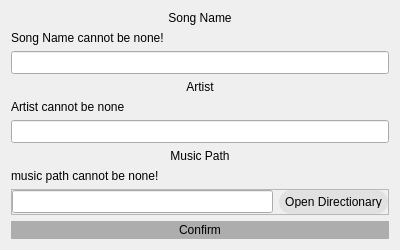
<?xml version="1.0" encoding="UTF-8"?>
<ui version="4.0">
 <class>AddMusicWidget</class>
 <widget class="QWidget" name="AddMusicWidget">
  <property name="geometry">
   <rect>
    <x>0</x>
    <y>0</y>
    <width>400</width>
    <height>250</height>
   </rect>
  </property>
  <property name="minimumSize">
   <size>
    <width>300</width>
    <height>180</height>
   </size>
  </property>
  <property name="maximumSize">
   <size>
    <width>500</width>
    <height>250</height>
   </size>
  </property>
  <property name="windowTitle">
   <string>Form</string>
  </property>
  <property name="windowIcon">
   <iconset resource="res.qrc">
    <normaloff>:/Images/MusicIcon.png</normaloff>:/Images/MusicIcon.png</iconset>
  </property>
  <layout class="QVBoxLayout" name="verticalLayout">
   <item>
    <widget class="QLabel" name="label">
     <property name="text">
      <string>Song Name</string>
     </property>
     <property name="alignment">
      <set>Qt::AlignCenter</set>
     </property>
    </widget>
   </item>
   <item>
    <widget class="QLabel" name="label_noTitle">
     <property name="text">
      <string>Song Name cannot be none!</string>
     </property>
    </widget>
   </item>
   <item>
    <widget class="QLineEdit" name="lineEdit_title">
     <property name="font">
      <font>
       <family>Consolas</family>
       <pointsize>10</pointsize>
      </font>
     </property>
    </widget>
   </item>
   <item>
    <widget class="QLabel" name="label_3">
     <property name="text">
      <string>Artist</string>
     </property>
     <property name="alignment">
      <set>Qt::AlignCenter</set>
     </property>
    </widget>
   </item>
   <item>
    <widget class="QLabel" name="label_noArtist">
     <property name="text">
      <string>Artist cannot be none</string>
     </property>
    </widget>
   </item>
   <item>
    <widget class="QLineEdit" name="lineEdit_artist">
     <property name="font">
      <font>
       <family>Consolas</family>
       <pointsize>10</pointsize>
      </font>
     </property>
    </widget>
   </item>
   <item>
    <widget class="QLabel" name="label_2">
     <property name="text">
      <string>Music Path</string>
     </property>
     <property name="alignment">
      <set>Qt::AlignCenter</set>
     </property>
    </widget>
   </item>
   <item>
    <widget class="QLabel" name="label_noPath">
     <property name="text">
      <string>music path cannot be none!</string>
     </property>
    </widget>
   </item>
   <item>
    <widget class="QFrame" name="frame">
     <property name="frameShape">
      <enum>QFrame::StyledPanel</enum>
     </property>
     <property name="frameShadow">
      <enum>QFrame::Raised</enum>
     </property>
     <layout class="QHBoxLayout" name="horizontalLayout">
      <property name="leftMargin">
       <number>0</number>
      </property>
      <property name="topMargin">
       <number>0</number>
      </property>
      <property name="rightMargin">
       <number>0</number>
      </property>
      <property name="bottomMargin">
       <number>0</number>
      </property>
      <item>
       <widget class="QLineEdit" name="lineEdit_musicPath">
        <property name="font">
         <font>
          <family>Consolas</family>
          <pointsize>10</pointsize>
         </font>
        </property>
       </widget>
      </item>
      <item>
       <widget class="QPushButton" name="pushButton_openFileDialog">
        <property name="styleSheet">
         <string notr="true">QPushButton
{
	background-color: rgb(225, 225, 225);
    border-style: outset;
    border-width: 0px;
    border-radius: 12px;
    border-color: beige;
	font: 10pt &quot;Consolas&quot;;
    padding: 6px;
}

QPushButton:hover
{
	background-color: rgb(0, 170, 255);
	border-color: rgb(0, 255, 255);
}

QPushButton:pressed 
{
	background-color: rgb(0, 129, 193);
    border-style: inset;
}</string>
        </property>
        <property name="text">
         <string>Open Directionary</string>
        </property>
       </widget>
      </item>
     </layout>
    </widget>
   </item>
   <item>
    <spacer name="verticalSpacer">
     <property name="orientation">
      <enum>Qt::Vertical</enum>
     </property>
     <property name="sizeHint" stdset="0">
      <size>
       <width>20</width>
       <height>40</height>
      </size>
     </property>
    </spacer>
   </item>
   <item>
    <widget class="QPushButton" name="pushButton_confirm">
     <property name="styleSheet">
      <string notr="true">QPushButton
{
	background-color: rgb(173, 173, 173);
	border-radius: 12px;
	font: 10pt &quot;Consolas&quot;;
	border-width: 2px;
	padding: 2px;
}

QPushButton:hover
{
	background-color: rgb(1, 132, 255);
}

QPushButton:pressed
{
	background-color: rgb(1, 132, 200);
}</string>
     </property>
     <property name="text">
      <string>Confirm</string>
     </property>
    </widget>
   </item>
  </layout>
 </widget>
 <resources>
  <include location="res.qrc"/>
 </resources>
 <connections/>
</ui>
